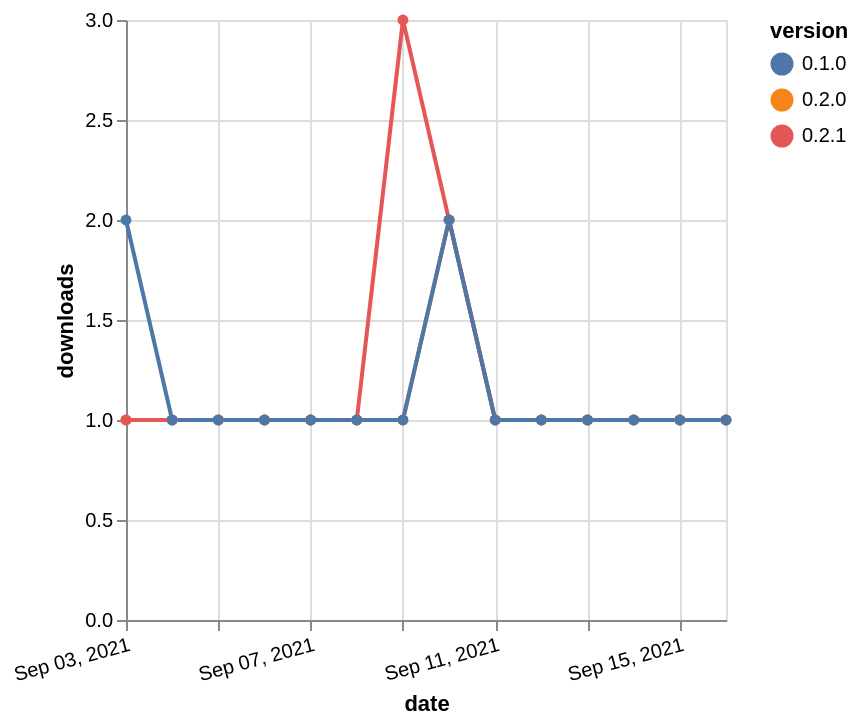

Here is the Vega-Lite specification saved for this chart:
### Vega-Lite specification from a JSON file in a GitHub repository (floating-point values rounded to 4 significant figures)
{"$schema": "https://vega.github.io/schema/vega-lite/v5.json", "description": "A simple bar chart with embedded data.", "data": {"values": [{"date": "2021-09-03", "total": 185, "delta": 1, "version": "0.2.0"}, {"date": "2021-09-04", "total": 186, "delta": 1, "version": "0.2.0"}, {"date": "2021-09-05", "total": 187, "delta": 1, "version": "0.2.0"}, {"date": "2021-09-06", "total": 188, "delta": 1, "version": "0.2.0"}, {"date": "2021-09-07", "total": 189, "delta": 1, "version": "0.2.0"}, {"date": "2021-09-08", "total": 190, "delta": 1, "version": "0.2.0"}, {"date": "2021-09-09", "total": 191, "delta": 1, "version": "0.2.0"}, {"date": "2021-09-10", "total": 193, "delta": 2, "version": "0.2.0"}, {"date": "2021-09-11", "total": 194, "delta": 1, "version": "0.2.0"}, {"date": "2021-09-12", "total": 195, "delta": 1, "version": "0.2.0"}, {"date": "2021-09-13", "total": 196, "delta": 1, "version": "0.2.0"}, {"date": "2021-09-14", "total": 197, "delta": 1, "version": "0.2.0"}, {"date": "2021-09-15", "total": 198, "delta": 1, "version": "0.2.0"}, {"date": "2021-09-16", "total": 199, "delta": 1, "version": "0.2.0"}, {"date": "2021-09-03", "total": 171, "delta": 1, "version": "0.2.1"}, {"date": "2021-09-04", "total": 172, "delta": 1, "version": "0.2.1"}, {"date": "2021-09-05", "total": 173, "delta": 1, "version": "0.2.1"}, {"date": "2021-09-06", "total": 174, "delta": 1, "version": "0.2.1"}, {"date": "2021-09-07", "total": 175, "delta": 1, "version": "0.2.1"}, {"date": "2021-09-08", "total": 176, "delta": 1, "version": "0.2.1"}, {"date": "2021-09-09", "total": 179, "delta": 3, "version": "0.2.1"}, {"date": "2021-09-10", "total": 181, "delta": 2, "version": "0.2.1"}, {"date": "2021-09-11", "total": 182, "delta": 1, "version": "0.2.1"}, {"date": "2021-09-12", "total": 183, "delta": 1, "version": "0.2.1"}, {"date": "2021-09-13", "total": 184, "delta": 1, "version": "0.2.1"}, {"date": "2021-09-14", "total": 185, "delta": 1, "version": "0.2.1"}, {"date": "2021-09-15", "total": 186, "delta": 1, "version": "0.2.1"}, {"date": "2021-09-16", "total": 187, "delta": 1, "version": "0.2.1"}, {"date": "2021-09-03", "total": 190, "delta": 2, "version": "0.1.0"}, {"date": "2021-09-04", "total": 191, "delta": 1, "version": "0.1.0"}, {"date": "2021-09-05", "total": 192, "delta": 1, "version": "0.1.0"}, {"date": "2021-09-06", "total": 193, "delta": 1, "version": "0.1.0"}, {"date": "2021-09-07", "total": 194, "delta": 1, "version": "0.1.0"}, {"date": "2021-09-08", "total": 195, "delta": 1, "version": "0.1.0"}, {"date": "2021-09-09", "total": 196, "delta": 1, "version": "0.1.0"}, {"date": "2021-09-10", "total": 198, "delta": 2, "version": "0.1.0"}, {"date": "2021-09-11", "total": 199, "delta": 1, "version": "0.1.0"}, {"date": "2021-09-12", "total": 200, "delta": 1, "version": "0.1.0"}, {"date": "2021-09-13", "total": 201, "delta": 1, "version": "0.1.0"}, {"date": "2021-09-14", "total": 202, "delta": 1, "version": "0.1.0"}, {"date": "2021-09-15", "total": 203, "delta": 1, "version": "0.1.0"}, {"date": "2021-09-16", "total": 204, "delta": 1, "version": "0.1.0"}]}, "width": "container", "mark": {"type": "line", "point": {"filled": true}}, "encoding": {"x": {"field": "date", "type": "temporal", "timeUnit": "yearmonthdate", "title": "date", "axis": {"labelAngle": -15}}, "y": {"field": "delta", "type": "quantitative", "title": "downloads"}, "color": {"field": "version", "type": "nominal"}, "tooltip": {"field": "delta"}}}
